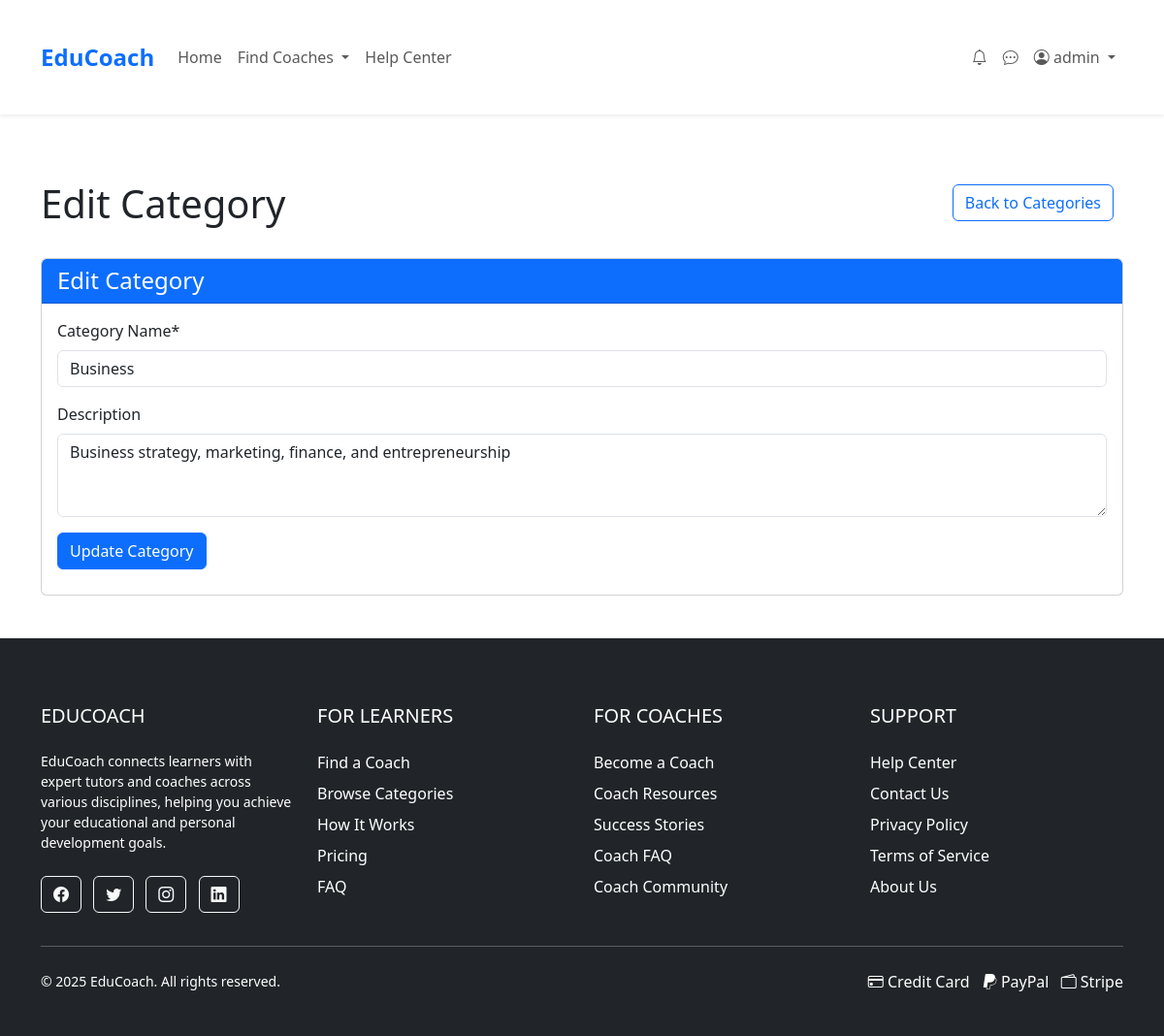
The page /pages/manage-categories.php?edit=6 (signed in) on the database its author committed.
### tables this page shows
CREATE TABLE IF NOT EXISTS Expertise_Categories (
    category_id INT PRIMARY KEY AUTO_INCREMENT,
    category_name VARCHAR(100) NOT NULL,
    description TEXT,
    created_at TIMESTAMP DEFAULT CURRENT_TIMESTAMP
);

### pages/manage-categories.php (the view, shortened to what this page needs)
<?php
require_once __DIR__ . '/../includes/db_connection.php';
$category_to_edit = null;
if (isset($_GET['edit']) && is_numeric($_GET['edit'])) {
    try {
        $stmt = $pdo->prepare("SELECT * FROM Expertise_Categories WHERE category_id = ?");
        $stmt->execute([$_GET['edit']]);
        $category_to_edit = $stmt->fetch(PDO::FETCH_ASSOC);
    } catch (PDOException $e) {
        $error_message = "Database error: " . $e->getMessage();
    }
}
try {
    $stmt = $pdo->prepare("SELECT * FROM Expertise_Categories ORDER BY category_name");
    $stmt->execute();
    $categories = $stmt->fetchAll(PDO::FETCH_ASSOC);
} catch (PDOException $e) {
    $error_message = "Database error: " . $e->getMessage();
    $categories = [];
}
include __DIR__ . '/../includes/header.php';
?>
<div class="container mt-5">
    <div class="row">
        <div class="col-md-12">
            <div class="d-flex justify-content-between align-items-center mb-4">
                <h1><?= $category_to_edit ? 'Edit Category' : 'Manage Expertise Categories' ?></h1>
                <?php if ($category_to_edit): ?>
                    <a href="manage-categories.php" class="btn btn-outline-primary">Back to Categories</a>
                <?php endif; ?>
            </div>
            <div class="card mb-4">
                <div class="card-header bg-primary text-white">
                    <h4 class="mb-0"><?= $category_to_edit ? 'Edit Category' : 'Add New Category' ?></h4>
                </div>
                <div class="card-body">
                    <form method="post" action="manage-categories.php">
                        <div class="mb-3">
                            <label for="category_name" class="form-label">Category Name*</label>
                            <input type="text" class="form-control" id="category_name" name="category_name" required
                                   value="<?= $category_to_edit ? htmlspecialchars($category_to_edit['category_name']) : '' ?>">
                        </div>
                        <div class="mb-3">
                            <label for="description" class="form-label">Description</label>
                            <textarea class="form-control" id="description" name="description" rows="3"><?= $category_to_edit ? htmlspecialchars($category_to_edit['description']) : '' ?></textarea>
                        </div>
                        <button type="submit" class="btn btn-primary">
                            <?= $category_to_edit ? 'Update Category' : 'Add Category' ?>
                        </button>
                    </form>
                </div>
            </div>
        </div>
    </div>
</div>
<?php include __DIR__ . '/../includes/footer.php'; ?>

### assets/css/styles.css (style rules this page uses)
body { font-family: 'Arial', sans-serif; color: #333; line-height: 1.6; }
.card { border-radius: 8px; overflow: hidden; transition: transform 0.3s, box-shadow 0.3s; }
.btn-primary { background-color: #0d6efd; border-color: #0d6efd; }
.container { max-width: 1200px; margin: 0 auto; padding: 20px; }
.btn { margin-right: 10px; margin-bottom: 10px; }

### rows shown on the page
expertise_categories: category_name "Business", description "Business strategy, marketing, finance, and entrepreneurship"

### other values the page prints
$_SESSION['username'] "admin"
